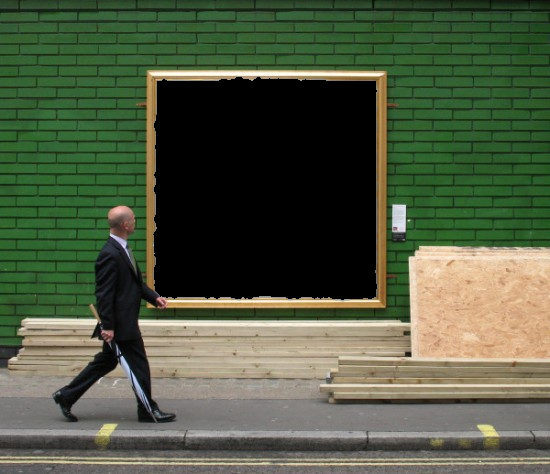
#> input picture src/assets/img/images/ad.png, 550 x 474 px
$ python -i wanted.py   (imports and definitions only)
#> lines starting #> are read from the running program, lines starting #| are printed output that depends on the picture
from io import BytesIO

import requests
from PIL import Image

bg_image_path = "assets/img/images/wanted.png"

crop_region = (145, 282, 592, 729)
width = crop_region[2] - crop_region[0]
height = crop_region[3] - crop_region[1]


def create(image_url):
    try:
        response = requests.get(image_url)
        response.raise_for_status()
        input_image = (
            Image.open(BytesIO(response.content))
            .convert("RGBA")
            .resize((width, height))
        )

        bg_image = Image.open(bg_image_path).convert("RGBA")

        output_image = Image.new("RGBA", bg_image.size)

        output_image.paste(input_image, crop_region)

        output_image.paste(bg_image, (0, 0), bg_image)

        output_bytes = BytesIO()
        output_image.save(output_bytes, format="PNG")

        return output_bytes.getvalue()

    except Exception as e:
        print(f"Error creating image: {e}")
        return None

>>> import cv2
>>> picture = cv2.imread('../../assets/img/images/ad.png', cv2.IMREAD_GRAYSCALE)
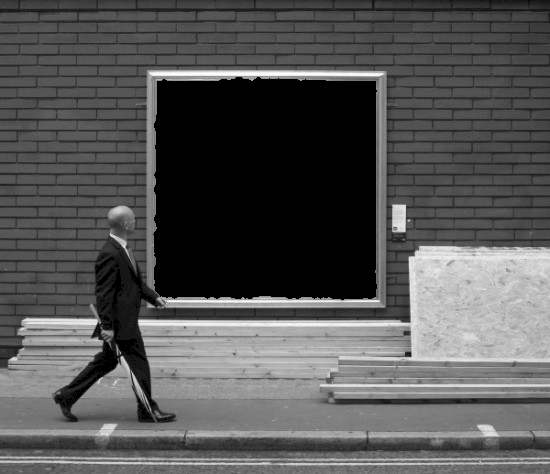
#> picture: shape (474, 550); min 0, max 254, mean 84.8
>>> result = create(picture)
